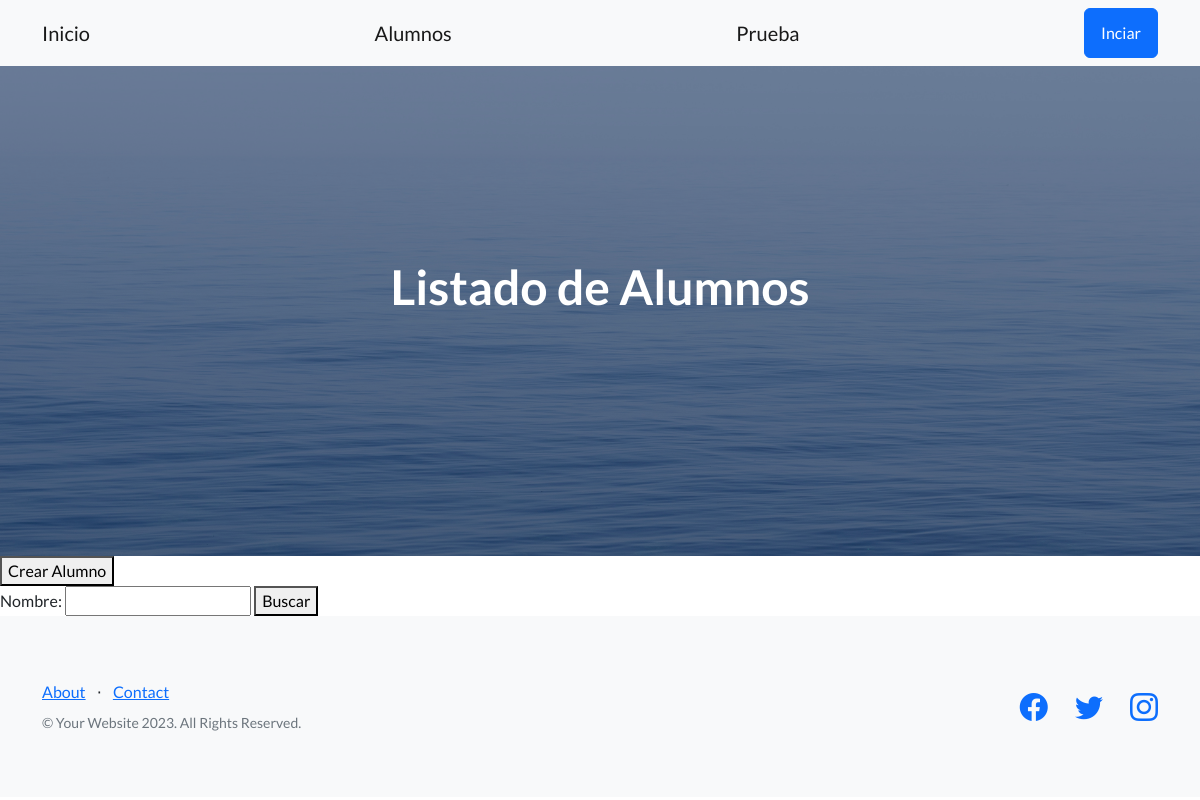
The app's page /alumnos/, older data.
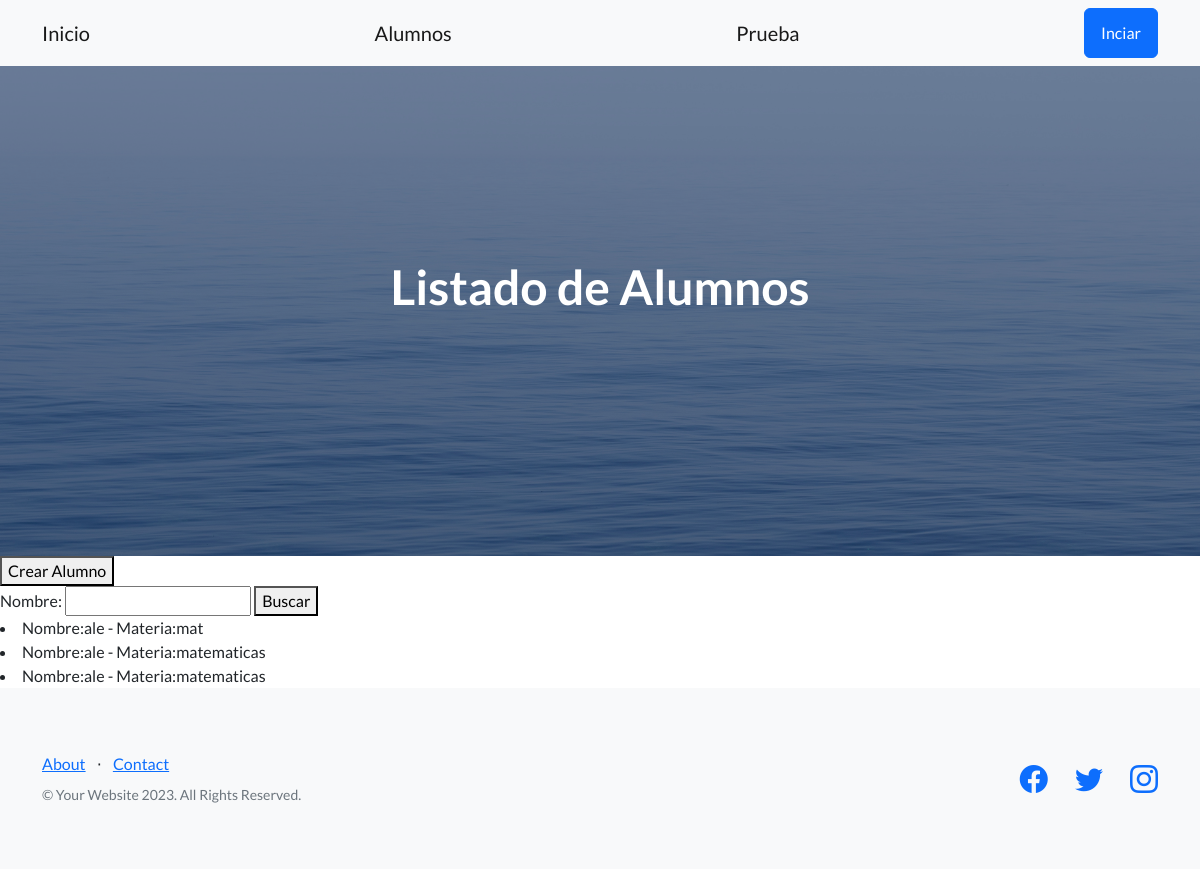
The same page, newer data.
### inicio/models.py (models this page shows)
class Alumno(models.Model): # Se crea un modelo.
    nombre = models.CharField(max_length=20)
    curso = models.CharField(max_length=20)

### inicio/views.py (the view)
# urls.py: path("alumnos/", views.lista_alumnos,name="lista_alumnos"),
def lista_alumnos(request):
    formulario = BuscarAlumnoFormulario(request.GET)
    if formulario.is_valid():
     nombre_buscar = formulario.cleaned_data["nombre"]
     listado_de_alumnos = Alumno.objects.filter(nombre__icontains=nombre_buscar)
    formulario = BuscarAlumnoFormulario()
    return render(request, "inicio/lista_alumnos.html", {'formulario':formulario, "alumnos":listado_de_alumnos})

### inicio/form.py
class BuscarAlumnoFormulario(forms.Form):
    nombre= forms.CharField(max_length=20,required=False)

### inicio/templates/inicio/lista_alumnos.html (shortened to what this page needs)
{% extends 'base.html' %}
{% block header_mensaje  %}
Listado de Alumnos
{% endblock header_mensaje %}
{% block contenido %}
<button>
 <a class="navbar-brand" href={% url 'inicio:crear_alumno' %}>Crear Alumno</a>
</button>
<form action="" method="GET">
    {{formulario}}
    <button>Buscar</button>
</form>
{% for alumno in alumnos  %}
<li>Nombre:{{alumno.nombre}} - Materia:{{alumno.curso}}</li>
{% endfor %}
{% endblock contenido %}

Row changes from the older to the newer data that the page shows:
added Alumno: nombre "ale", curso "mat"
added Alumno: nombre "ale", curso "matematicas"
added Alumno: nombre "ale", curso "matematicas"
